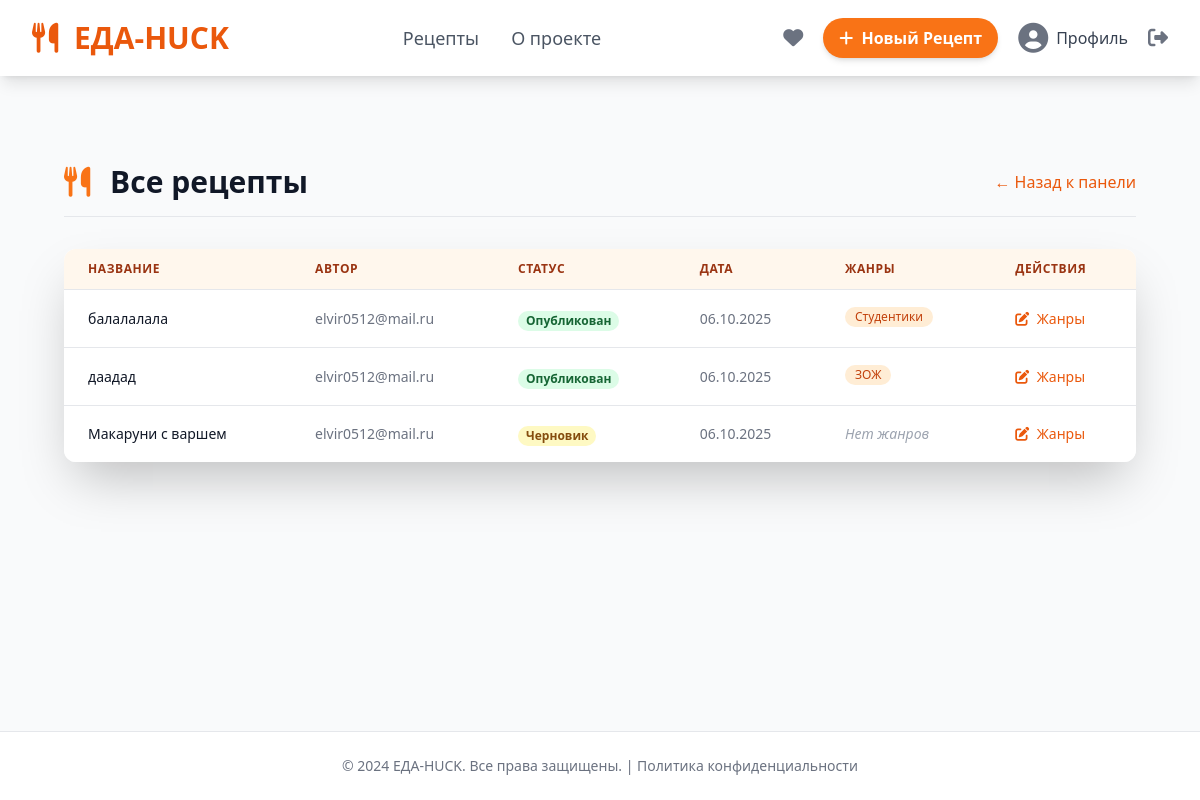
Before: /admin-recipes/ (signed in) with the older database file.
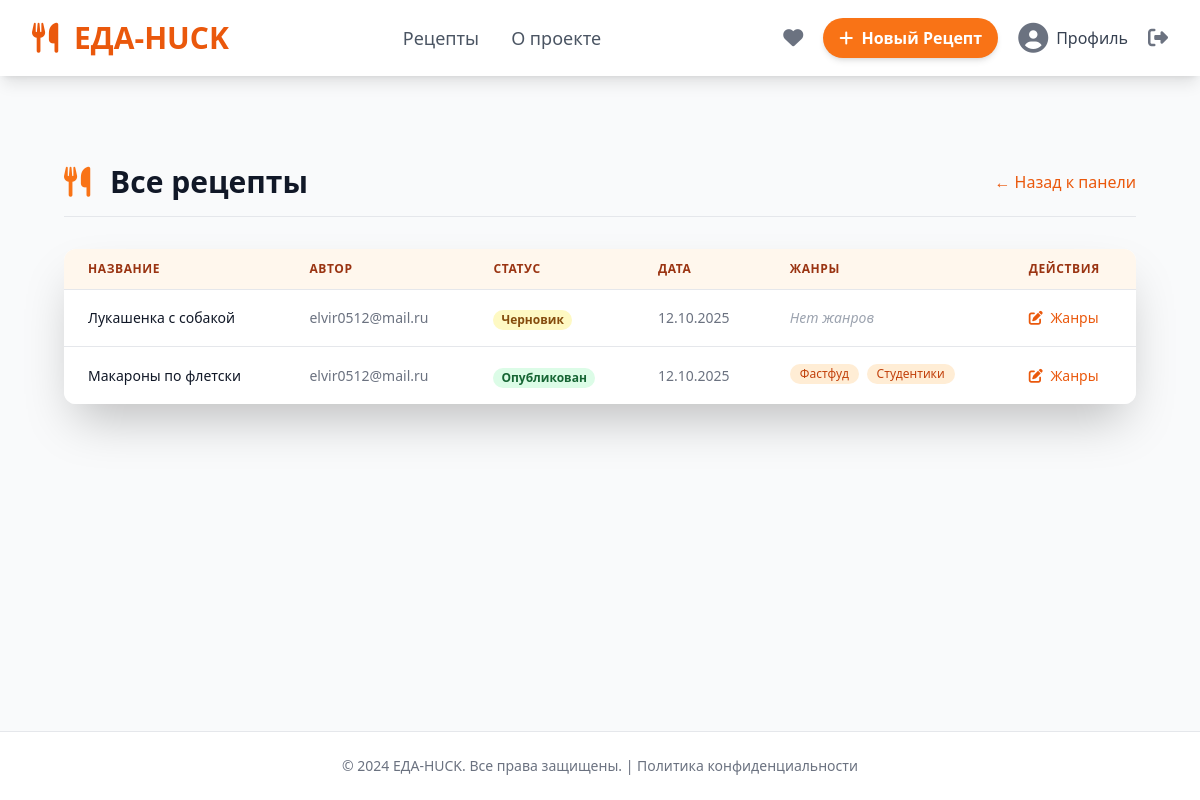
After: the same page with the newer database file.
### recept/models.py (models this page shows, shortened)
class Recipe(models.Model):
    STATUS_CHOICES = [
        ('draft', 'Черновик'),
        ('published', 'Опубликован'),
        ('pending', 'На модерации'),
        ('rejected', 'Отклонен'),
    ]
    status = models.CharField(max_length=10, choices=STATUS_CHOICES, default='draft', help_text='Статус рецепта')
    user = models.ForeignKey(User, on_delete=models.CASCADE, related_name='recipes')
    title = models.CharField(max_length=200, blank=True, null=True)
    cover_image = models.ImageField(upload_to='recipe_images/', blank=True, null=True, help_text='Обложка рецепта')
    description = models.TextField(blank=True, null=True)
    portions = models.PositiveIntegerField(default=1, blank=True, null=True)
    calories = models.PositiveIntegerField(help_text='Калорийность на порцию', blank=True, null=True)
    estimated_cost = models.DecimalField(max_digits=8, decimal_places=2, null=True, blank=True)
    genres = models.ManyToManyField(Genre, related_name='recipes', blank=True)
    ingredients = models.ManyToManyField(ListIngredient, through='RecipeIngredient', related_name='recipes')
    video_file = models.FileField(upload_to='recipe_videos/', blank=True, null=True, help_text='Видео рецепт (файл)')
    is_public = models.BooleanField(default=True)
    moderation_notes = models.TextField(
        blank=True,
        null=True,
        help_text='Комментарии администратора при отклонении'
        )
    created_at = models.DateTimeField(auto_now_add=True)
    updated_at = models.DateTimeField(auto_now=True)

class User(AbstractUser):
    username = None
    email = models.EmailField(_('email address'), unique=True)
    phone_num = models.CharField(max_length=20, blank=True, null=True)
    full_name = models.CharField(max_length=150, blank=True, null=True)
    birth_date = models.DateField(blank=True, null=True)
    avatar = models.ImageField(upload_to='user_avatars/', blank=True, null=True, help_text='Аватар пользователя')
    USERNAME_FIELD = 'email'
    REQUIRED_FIELDS = []
    objects = UserManager()

class Genre(models.Model):
    name = models.CharField(max_length=50, unique=True)

### recept/views.py (the view)
# urls.py: path('admin-recipes/', views.admin_recipes_list_view, name='admin_recipes_list'),
@login_required
@user_passes_test(lambda u: u.is_superuser)
def admin_recipes_list_view(request):
    recipes = Recipe.objects.select_related('user').prefetch_related('genres').order_by('-created_at')
    context = {'recipes': recipes}
    return render(request, 'admin/recipes_list.html', context)

### recept/templates/admin/recipes_list.html (shortened to what the changed rows need)
{% extends 'base.html' %}
{% block content %}
<div class="max-w-6xl mx-auto py-12 px-4 sm:px-6 lg:px-8">
    <header class="flex justify-between items-center mb-8 border-b pb-4">
        <h1 class="text-3xl font-extrabold text-gray-900">
            <i class="fas fa-utensils text-primary-orange-500 mr-3"></i> Все рецепты
        </h1>
    </header>
    <div class="bg-white shadow-2xl rounded-xl overflow-hidden">
        <table class="min-w-full divide-y divide-gray-200">
            <thead class="bg-primary-orange-50">
                <tr>
                    <th class="px-6 py-3 text-left text-xs font-semibold text-primary-orange-800 uppercase tracking-wider">
                        Название
                    </th>
                    <th class="px-6 py-3 text-left text-xs font-semibold text-primary-orange-800 uppercase tracking-wider">
                        Автор
                    </th>
                    <th class="px-6 py-3 text-left text-xs font-semibold text-primary-orange-800 uppercase tracking-wider">
                        Статус
                    </th>
                    <th class="px-6 py-3 text-left text-xs font-semibold text-primary-orange-800 uppercase tracking-wider">
                        Дата
                    </th>
                    <th class="px-6 py-3 text-left text-xs font-semibold text-primary-orange-800 uppercase tracking-wider">
                        Жанры
                    </th>
                    <th class="px-6 py-3 text-left text-xs font-semibold text-primary-orange-800 uppercase tracking-wider">
                        Действия
                    </th>
                </tr>
            </thead>
            <tbody class="bg-white divide-y divide-gray-200">
                {% for recipe in recipes %}
                <tr class="hover:bg-gray-50 transition duration-150">
                    <td class="px-6 py-4 whitespace-nowrap text-sm font-medium text-gray-900">
                        {{ recipe.title }}
                    </td>
                    <td class="px-6 py-4 whitespace-nowrap text-sm text-gray-500">
                        {{ recipe.user.email }}
                    </td>
                    <td class="px-6 py-4 whitespace-nowrap">
                        {% if recipe.status == 'published' %}
                            <span class="px-2 inline-flex text-xs leading-5 font-semibold rounded-full bg-green-100 text-green-800">
                                Опубликован
                            </span>
                        {% else %}
                            <span class="px-2 inline-flex text-xs leading-5 font-semibold rounded-full bg-yellow-100 text-yellow-800">
                                Черновик
                            </span>
                        {% endif %}
                    </td>
                    <td class="px-6 py-4 whitespace-nowrap text-sm text-gray-500">
                        {{ recipe.created_at|date:"d.m.Y" }}
                    </td>
                    <td class="px-6 py-4 whitespace-nowrap text-sm text-gray-700 max-w-xs truncate">
                        {% for genre in recipe.genres.all %}
                            <span class="inline-block bg-primary-orange-100 text-primary-orange-700 text-xs font-medium mr-1 mb-1 px-2.5 py-0.5 rounded-full">{{ genre.name }}</span>
                        {% empty %}
                            <span class="text-gray-400 italic">Нет жанров</span>
                        {% endfor %}
                    </td>
                    <td class="px-6 py-4 whitespace-nowrap text-sm font-medium">
                        <a href="{% url 'admin_edit_recipe_genres' recipe.id %}" class="text-primary-orange-600 hover:text-primary-orange-900 transition duration-150">
                            <i class="fas fa-edit mr-1"></i> Жанры
                        </a>
                        </td>
                </tr>
                {% empty %}
                <tr>
                    <td colspan="6" class="px-6 py-4 text-center text-gray-500 italic">
                        На данный момент нет зарегистрированных рецептов.
                    </td>
                </tr>
                {% endfor %}
            </tbody>
        </table>
    </div>
</div>
{% endblock %}

Changed rows visible on the page:
removed Recipe: title "балалалала", user.email "elvir0512@mail.ru", status "Опубликован", created_at "06.10.2025", Genre (name "Студентики")
removed Recipe: title "даадад", user.email "elvir0512@mail.ru", status "Опубликован", created_at "06.10.2025"
no longer on this page (row unchanged): Genre: name "ЗОЖ", shown under "даадад"
removed Recipe: title "Макаруни с варшем", user.email "elvir0512@mail.ru", status "Черновик", created_at "06.10.2025"
added Recipe: title "Лукашенка с собакой", user.email "elvir0512@mail.ru", status "Черновик", created_at "12.10.2025"
added Recipe: title "Макароны по флетски", user.email "elvir0512@mail.ru", status "Опубликован", created_at "12.10.2025", Genre (name "Студентики")
now on this page (row unchanged): Genre: name "Фастфуд", shown under "Макароны по флетски"
